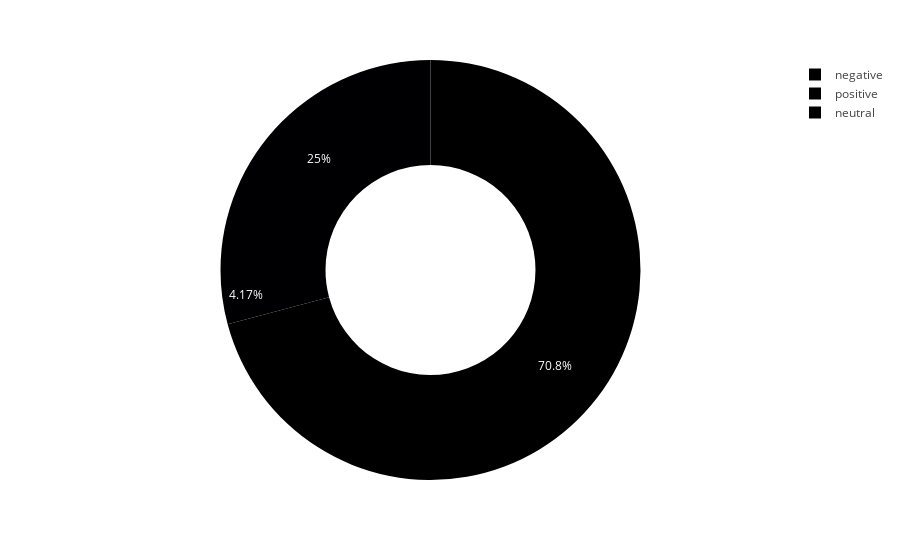

The cell this chart's notebook holds for it:
### Code cell
fig = px.pie(data_frame= group_df[group_df['clean_DM'] == 1],
       names = group_df[group_df['clean_DM'] == 1].sentiment,
       color_discrete_map = color_map,
       category_orders = {"sentiment": ['positive' ,'negative' 'neutral']},
       hole= 0.5)
fig.show()

### Figure 1 — Plotly figure (JSON) as saved in the notebook; plotly's stock layout.template omitted (floating-point values rounded to 4 significant figures)
{"data": [{"domain": {"x": [0, 1], "y": [0, 1]}, "hole": 0.5, "hovertemplate": "label=%{label}<extra></extra>", "labels": ["negative", "negative", "negative", "negative", "negative", "negative", "negative", "negative", "negative", "negative", "negative", "negative", "negative", "negative", "negative", "negative", "negative", "negative", "negative", "negative", "negative", "negative", "negative", "negative", "negative", "negative", "negative", "negative", "negative", "negative", "negative", "negative", "negative", "negative", "negative", "negative", "negative", "negative", "negative", "negative", "negative", "negative", "negative", "negative", "negative", "negative", "negative", "negative", "negative", "negative", "negative", "neutral", "neutral", "neutral", "positive", "positive", "positive", "positive", "positive", "positive", "positive", "positive", "positive", "positive", "positive", "positive", "positive", "positive", "positive", "positive", "positive", "positive"], "legendgroup": "", "name": "", "showlegend": true, "type": "pie"}], "layout": {"legend": {"tracegroupgap": 0}, "margin": {"t": 60}}}
